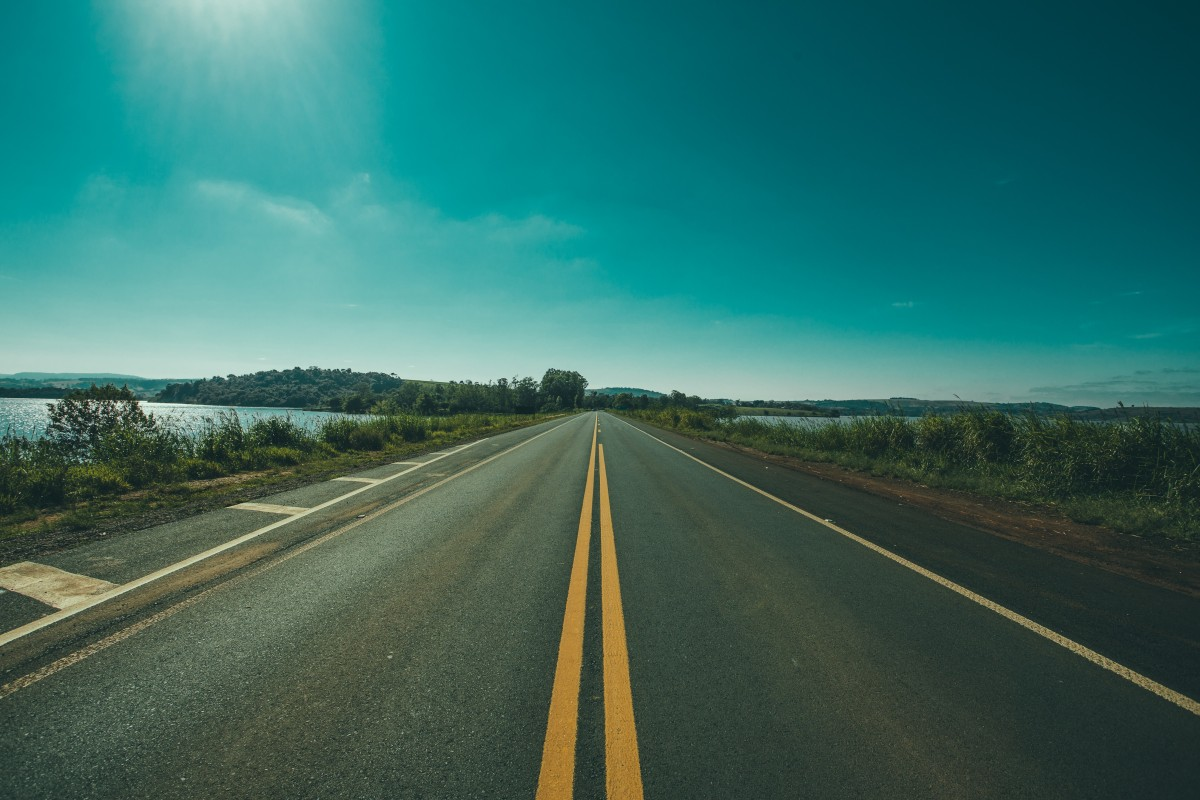
//> input picture data/Adventure_Day_Highway_Holiday_Lines_Road_Street_Tour-1614986.jpg, 1200 x 800 px; its folder holds only this picture in this run
$ ./main   (built with g++ and OpenCV 4)
//> lines starting //> are read from the running program, lines starting //| are printed output that depends on the picture; after the words box and inside, x2 and y2 are one past the last pixel; in counts of white or black regions, pixels touching at a corner belong together
#include <opencv2/opencv.hpp>
#include <chrono>
#include <iostream>
#include <vector>
#include <thread>
#include <mutex>
#include <numeric>
#include <iomanip>
#include <filesystem>
#include <string>
#include <algorithm>

using namespace cv;
using namespace std;
using namespace chrono;


//décalratation des csts
const int NUM_THREADS = 4; // demain tester avec 3 4 5 threads
const double ROI_FACTOR = 0.5; //  commence par 50% plus hauts
const int THETA_STEP = 4;
const double PI = 3.14159265;
const std::string input_dir = "./data/"; // Changed from ..data/
const std::string output_dir = "./output-data/";
const int nombreMinimalLignes = 2 ;
mutex acc_mutex;


// Structure pour les métriques
struct Metrics {
    double sobelTime;
    double houghTime;
    double totalTime;
    double gaussianTime ;
    double readImageTime;
    int numLinesDetected;
    double averageLineLength;
    double processingFPS;
    double modeSoupleTime;
    double color ;
};


// Structure pour les paramètres des threads
struct ThreadParams {
    Mat* input;
    Mat* output;
    int startRow;
    int endRow;
    int threshold;
};

struct HoughThreadParams {
    Mat* edges;
    int startRow;
    int endRow;
    vector<Vec4i>* lines;
    int threshold;
    int minLineLength;
    int maxLineGap;
    mutex* linesMutex;
};

struct ColorThreadParams {
    const Mat* input;
    Mat* output;
    int startRow;
    int endRow;
    bool isDarkImage;
    bool detectYellow;
    bool detectWhite;
};


//fonctions utilitaires pour la lecture des images dans notre dataset // penser compilation avec c++17
namespace fs = std::filesystem;

//peut servir par pour la suite pour vérifier si l'image est bien une image
bool isImageFile(const fs::path& path) {
    if (!fs::is_regular_file(path)) return false;

    std::string ext = path.extension().string();
    std::transform(ext.begin(), ext.end(), ext.begin(), ::tolower);

    // List of supported image extensions
    const std::vector<std::string> validExtensions = {
        ".jpg", ".jpeg", ".png", ".bmp", ".tif", ".tiff"
    };

    return std::find(validExtensions.begin(), validExtensions.end(), ext) != validExtensions.end();
}

//helper function qui récup tt images de dossier
std::vector<fs::path> getImagesFromDirectory(const std::string& dirPath) {
//> called with dirPath = "./data/"
    std::vector<fs::path> imageFiles;

    try {
        for (const auto& entry : fs::directory_iterator(dirPath)) {
            if (isImageFile(entry.path())) {
                imageFiles.push_back(entry.path());
            }
        }
//> in pretraitementImage, input is the input picture: 800 rows x 1200 cols, CV_8UC3; mean B, G, R 99.8, 107.6, 54.1

        if (imageFiles.empty()) {
            std::cout << "No image files found in directory: " << dirPath << std::endl;
        }
    } catch (const fs::filesystem_error& e) {
        std::cerr << "Error accessing directory: " << e.what() << std::endl;
    }

    return imageFiles;
}

// [15 lines left out: function ensureDirectoryExists, not called in this run]


//todo , optimiser cette fonctions pour éviter de faire des copies inutiles
void colorMaskThreadFunction(ColorThreadParams params) {
    Rect roi(0, params.startRow, params.input->cols, params.endRow - params.startRow);
    Mat inputROI = (*params.input)(roi);
    Mat outputROI = Mat::zeros(inputROI.size(), CV_8UC1);

    // Conversion en  HSV
    Mat hsv;
    cvtColor(inputROI, hsv, COLOR_BGR2HSV);


    if (params.detectYellow) {
        Scalar lower_yellow, upper_yellow;
        if(params.isDarkImage) {
            lower_yellow = Scalar(10, 40, 40);
            upper_yellow = Scalar(45, 255, 255);
        } else {
            lower_yellow = Scalar(10, 80, 80);
            upper_yellow = Scalar(40, 255, 255);
        }

        Mat mask_yellow;
        inRange(hsv, lower_yellow, upper_yellow, mask_yellow);


        Mat kernel = getStructuringElement(MORPH_ELLIPSE, Size(5, 5));
        morphologyEx(mask_yellow, mask_yellow, MORPH_OPEN, kernel);

        //lignes jaunes et blanche ( ou )
        bitwise_or(outputROI, mask_yellow, outputROI);
    }

    if (params.detectWhite) {
        Scalar lower_white, upper_white;
        if(params.isDarkImage) {
            lower_white = Scalar(0, 0, 140);
            upper_white = Scalar(180, 45, 255);
        } else {
            lower_white = Scalar(0, 0, 200);
            upper_white = Scalar(180, 30, 255);
        }

        Mat mask_white;
        inRange(hsv, lower_white, upper_white, mask_white);

        // Apply morphological operations
        Mat kernel = getStructuringElement(MORPH_RECT, Size(3, 3));
        morphologyEx(mask_white, mask_white, MORPH_OPEN, kernel);

        // Add to final mask
        bitwise_or(outputROI, mask_white, outputROI);
    }

    // Final morphological closing
    Mat kernel = getStructuringElement(MORPH_RECT, Size(5, 5));
    morphologyEx(outputROI, outputROI, MORPH_CLOSE, kernel);

    outputROI.copyTo((*params.output)(roi));
}


//TODO à déplacer par la suite
void houghThreadFunction(HoughThreadParams params) {
    // Créer une ROI pour la section d'image traitée par ce thread
    Rect roi(0, params.startRow, params.edges->cols, params.endRow - params.startRow);
    Mat edgesROI = (*params.edges)(roi);

    // Exécuter HoughLinesP sur cette région
    vector<Vec4i> localLines;
    HoughLinesP(edgesROI, localLines, 1, CV_PI*THETA_STEP/180, params.threshold, //TODO revenir sur cette logique de theta steps ?
                params.minLineLength, params.maxLineGap);

    // Ajuster les coordonnées des lignes pour correspondre à l'image globale
    for(auto& line : localLines) {
        line[1] += params.startRow;
        line[3] += params.startRow;
    }

    // Ajouter les lignes trouvées au vecteur global avec protection mutex
    {
        lock_guard<mutex> lock(*params.linesMutex);
        for(const auto& line : localLines) {
            params.lines->push_back(line);
        }
    }
}


// Classe principale pour le traitement d'image
class DetecteurLignes {
private:
    Metrics metrics;
    vector<thread> threads;

public:
    DetecteurLignes() {
        resetMetrics();
    }

    void resetMetrics() {
        metrics.readImageTime = 0 ;
        metrics.sobelTime = 0;
        metrics.houghTime = 0;
        metrics.totalTime = 0;
        metrics.gaussianTime = 0;
        metrics.numLinesDetected = 0;
        metrics.averageLineLength = 0;
        metrics.processingFPS = 0;
        metrics.modeSoupleTime = 0;
        metrics.color = 0;
    }


    // Ajouter cette fonction à votre classe DetecteurLignes
    cv::Mat augmenterConstraste(const Mat& input) {
        Mat enhanced;

        // 1. Déterminer si l'image est sombre
        Scalar meanIntensity = mean(input);
//> meanIntensity = Scalar(99.75, 107.6, 54.1)
        bool isDarkImage = (meanIntensity[0] + meanIntensity[1] + meanIntensity[2])/3 < 100;
//> isDarkImage = true

        if(isDarkImage) {
            // 2. Convertir en espace LAB pour travailler sur la luminosité
            Mat labImg;
            cvtColor(input, labImg, COLOR_BGR2Lab);
//> labImg: 800 rows x 1200 cols, CV_8UC3; mean of channels 0, 1, 2 106.6, 112.1, 128.1

            // 3. Séparer les canaux
            vector<Mat> labChannels(3);
            split(labImg, labChannels);

            Ptr<CLAHE> clahe = createCLAHE();
            clahe->setClipLimit(3.0);  // Limite de contraste
            clahe->setTilesGridSize(Size(8, 8)); // Taille de la grille
            clahe->apply(labChannels[0], labChannels[0]);
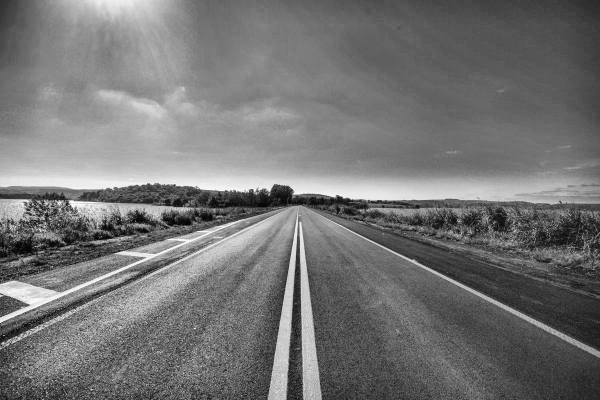
//> labChannels[0]: 800 rows x 1200 cols, CV_8UC1 (shown at 1/2 size); min 0, max 253, mean 116.2

            // 5. Fusionner les canaux
            merge(labChannels, labImg);
//> labImg: 800 rows x 1200 cols, CV_8UC3; mean of channels 0, 1, 2 116.2, 112.1, 128.1

            // 6. Convertir de nouveau en BGR
            cvtColor(labImg, enhanced, COLOR_Lab2BGR);
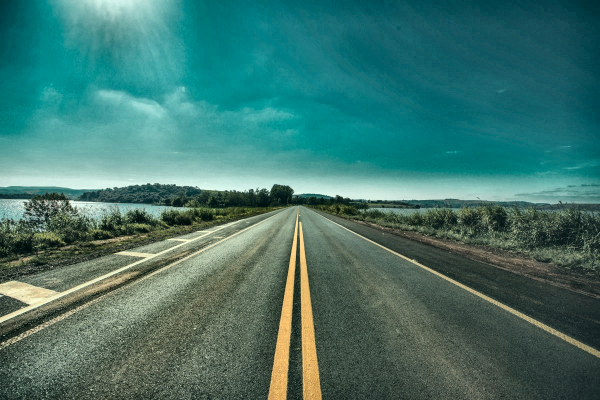
//> enhanced: 800 rows x 1200 cols, CV_8UC3 (shown at 1/2 size); mean B, G, R 108.8, 117, 65.7
        } else {
            enhanced = input.clone();
        }

        return enhanced;
    }

    Mat cannyMultiThread(cv::Mat& input, int seuil = 50) {
        // Création de la matrice de sortie
        Mat output = Mat::zeros(input.size(), CV_8UC1);

        //nbr ligne par thread
        int rowsPerThread = input.rows / NUM_THREADS;

        //suffisamment de lignes pour chaque thread
        rowsPerThread = max(rowsPerThread, 10);

        // Définir les seuils pour Canny
        double threshold1 = seuil;
        double threshold2 = seuil * 2.5;
        int apertureSize = 3; // Taille standard pour Canny

        vector<thread> threads;
        for(int i = 0; i < NUM_THREADS; i++) {
            int startRow = i * rowsPerThread;
            int endRow = (i == NUM_THREADS-1) ? input.rows : (i+1) * rowsPerThread;

            // Garantir un chevauchement pour éviter les artefacts aux frontières
            int padding = 3; // Pour correspondre à apertureSize
            startRow = max(0, startRow - (i > 0 ? padding : 0));
            endRow = min(input.rows, endRow + (i < NUM_THREADS-1 ? padding : 0));

            //thread avec lambda , equivalent apply en python ou en js on aura par exemple les arrow functions ?? vérifier si c optimisé ?

            threads.emplace_back([&input, &output, startRow, endRow, threshold1, threshold2, apertureSize]() {
                // Créer des ROI pour l'entrée et la sortie
                Rect roi(0, startRow, input.cols, endRow - startRow);
                Mat inputROI = input(roi);
                Mat tempOutput;

                // Appliquer Canny sur cette région
                Canny(inputROI, tempOutput, threshold1, threshold2, apertureSize);

                // Copier le résultat dans la matrice de sortie
                tempOutput.copyTo(output(roi));
            });
        }

        // Attendre la fin de tous les threads
        for(auto& t : threads) {
            t.join();
        }

        return output;
    }

    // [48 lines left out: function sobelMultiThread, not called in this run]


    int houghMultiThreadAdaptative(Mat& edges, Mat& result, int roi_y, int roi_mode, bool& is_straight, bool is_souple=false) {

        //à ajuster TODO , mais j'ai l'impression que dépend bcp de qualité ilmage ,
        int threshold = is_souple ? 15 : 30;
        int minLineLength = is_souple ? 20 : 30;
        int maxLineGap = is_souple ? 20 : 15; // à voir comment on traite les lignes discontinues comme ça , vu qu'on tolére distnace amax entre 2 pts de 20 pixels


        //logique de parallèlisation pour détection des ligens , à noter qu'on utilsie un mutex pour éviter les conflits d'accès
        vector<Vec4i> allLines;
        mutex linesMutex;

        int rowsPerThread = edges.rows / NUM_THREADS;
        int overlap = minLineLength; // Chevauchement équivalent à la longueur minimale de ligne

        // Lancer les threads à ce niveau
        vector<thread> threads;
        for(int i = 0; i < NUM_THREADS; i++) {
            int startRow = max(0, i * rowsPerThread - overlap);
            int endRow = min(edges.rows, (i + 1) * rowsPerThread + overlap);

            // Éviter des régions trop petites pour le dernier thread
            if(i == NUM_THREADS - 1) {
                endRow = edges.rows;
            }

            // Créer les paramètres du thread
            HoughThreadParams params;
            params.edges = &edges;
            params.startRow = startRow;
            params.endRow = endRow;
            params.lines = &allLines;
            params.threshold = threshold;
            params.minLineLength = minLineLength;
            params.maxLineGap = maxLineGap;
            params.linesMutex = &linesMutex;

            // Lancer le thread
            threads.emplace_back(houghThreadFunction, params); //emplacement de la fonction threaded
        }

        // Attendre la fin de tous les threads
        for(auto& t : threads) {
            t.join();
        }

        // Post-traitement : filtrer les lignes en double
        vector<Vec4i> filteredLines;
        if(!allLines.empty()) {
            // Première étape : tri des lignes par position et angle
            sort(allLines.begin(), allLines.end(), [](const Vec4i& a, const Vec4i& b) {
                // Calculer les points milieux
                Point2f midA((a[0] + a[2]) / 2.0f, (a[1] + a[3]) / 2.0f);
                Point2f midB((b[0] + b[2]) / 2.0f, (b[1] + b[3]) / 2.0f);

                // Comparer d'abord par position y
                if(abs(midA.y - midB.y) > 10)
                    return midA.y < midB.y;

                // Puis par position x
                if(abs(midA.x - midB.x) > 10)
                    return midA.x < midB.x;

                // Enfin par angle
                float angleA = atan2(a[3] - a[1], a[2] - a[0]);
                float angleB = atan2(b[3] - b[1], b[2] - b[0]);
                return angleA < angleB;
            });

            // Deuxième étape : éliminer les doublons
            filteredLines.push_back(allLines[0]);
            for(size_t i = 1; i < allLines.size(); i++) {
                const Vec4i& prev = filteredLines.back();
                const Vec4i& curr = allLines[i];

                // Calculer les points milieux
                Point2f midPrev((prev[0] + prev[2]) / 2.0f, (prev[1] + prev[3]) / 2.0f);
                Point2f midCurr((curr[0] + curr[2]) / 2.0f, (curr[1] + curr[3]) / 2.0f);

                // Calculer les angles
                float anglePrev = atan2(prev[3] - prev[1], prev[2] - prev[0]) * 180.0 / CV_PI;
                float angleCurr = atan2(curr[3] - curr[1], curr[2] - curr[0]) * 180.0 / CV_PI;

                // Distance entre points milieux
                float distance = norm(midPrev - midCurr);

                // Différence d'angle
                float angleDiff = abs(anglePrev - angleCurr);
                while(angleDiff > 180) angleDiff = 360 - angleDiff;

                // Si les lignes sont proches et ont un angle similaire, les considérer comme doublons
                if(distance > 20 || angleDiff > 15) {
                    filteredLines.push_back(curr);
                }
            }
        }

        // Application des critères de sélection et dessin des lignes
        int numLines = 0;
        double totalLength = 0;
        int img_center = result.cols / 2;
        int nb_verticales = 0;
        int nb_centrales = 0;

        for(const auto& l : filteredLines) {
            double angle = atan2(l[3] - l[1], l[2] - l[0]) * 180.0 / CV_PI;
            double length = sqrt(pow(l[2] - l[0], 2) + pow(l[3] - l[1], 2));
            int x1 = l[0], x2 = l[2];
            int x_center = (x1 + x2) / 2;
            bool is_center = abs(x_center - img_center) < img_center * (roi_mode ? 0.6 : 0.45);
            bool is_vertical = (abs(angle) < 25 || abs(angle) > 155);

            // On garde plus large si mode is_souple
            if ((is_vertical || is_souple) && length > (is_souple ? 15 : 50) && is_center) {
                Point pt1(l[0], l[1] + roi_y);
                Point pt2(l[2], l[3] + roi_y);
                line(result, pt1, pt2, Scalar(0, 255, 0), 3, LINE_AA);
                numLines++;
                totalLength += length;
                if(is_vertical) nb_verticales++;
                if(is_center) nb_centrales++;
            }
        }

        // Détection automatique de route droite : majorité de lignes verticales et centrales
        is_straight = (numLines > 1 && nb_verticales > 0.7 * numLines && nb_centrales > 0.7 * numLines);

        // Mise à jour des métriques
        metrics.numLinesDetected = numLines;
        metrics.averageLineLength = numLines > 0 ? totalLength / numLines : 0;

        return numLines;
    }

    // Fonction de réduction de bruit avancée , remplacée par gaussienne au final pour rapport qualité/temps
    // [20 lines left out: function reduireBruitAvance, not called in this run]

    // Fonction pour extraire la ROI (Region of Interest)
    std::tuple<Mat, Mat, int, int> extractROI(const Mat& grayImage, const Mat& colorMask, bool extendedROI = false) {
        // Calcul de la position de la ROI en fonction du mode
        int roi_mode = extendedROI ? 1 : 0;

        //ici roi devient 2/3 bas de l'image .
        int roi_y = extendedROI ? grayImage.rows / 3 : grayImage.rows * ROI_FACTOR;
        int roi_height = grayImage.rows - roi_y;

        // Création du rectangle ROI
        Rect roi_rect(0, roi_y, grayImage.cols, roi_height);


        Mat roi_gray = grayImage(roi_rect).clone();
        Mat roi_mask = colorMask(roi_rect).clone();

        return std::make_tuple(roi_gray, roi_mask, roi_y, roi_mode);
    }
    // Fonction pour créer des masques de couleur pour détecter les lignes jaunes et blanches
    Mat createRoadLineMasksMultiThread(const Mat& input, bool detectYellow = true, bool detectWhite = true) {
//> called with detectYellow = true, detectWhite = true
        // Create output mask
        Mat final_mask = Mat::zeros(input.size(), CV_8UC1);

        // Determine if the image is dark
        Scalar meanIntensity = mean(input);
//> meanIntensity = Scalar(108.8, 117, 65.75)
        bool isDarkImage = (meanIntensity[0] + meanIntensity[1] + meanIntensity[2])/3 < 100;
//> isDarkImage = true

        // Calculate rows per thread
        int rowsPerThread = input.rows / NUM_THREADS;
        rowsPerThread = max(rowsPerThread, 10); // Minimum rows per thread

        // Overlap for morphological operations
        int overlap = 5; // Based on kernel size

        vector<thread> threads;
        for(int i = 0; i < NUM_THREADS; i++) {
            int startRow = i * rowsPerThread;
            int endRow = (i == NUM_THREADS-1) ? input.rows : (i+1) * rowsPerThread;

            // Add overlap between regions
            startRow = max(0, startRow - (i > 0 ? overlap : 0));
            endRow = min(input.rows, endRow + (i < NUM_THREADS-1 ? overlap : 0));

            // Create thread parameters
            ColorThreadParams params;
            params.input = &input;
            params.output = &final_mask;
            params.startRow = startRow;
            params.endRow = endRow;
            params.isDarkImage = isDarkImage;
            params.detectYellow = detectYellow;
            params.detectWhite = detectWhite;

            // Launch thread
            threads.emplace_back(colorMaskThreadFunction, params);
        }

        // Wait for all threads to finish
        for(auto& t : threads) {
            t.join();
        }
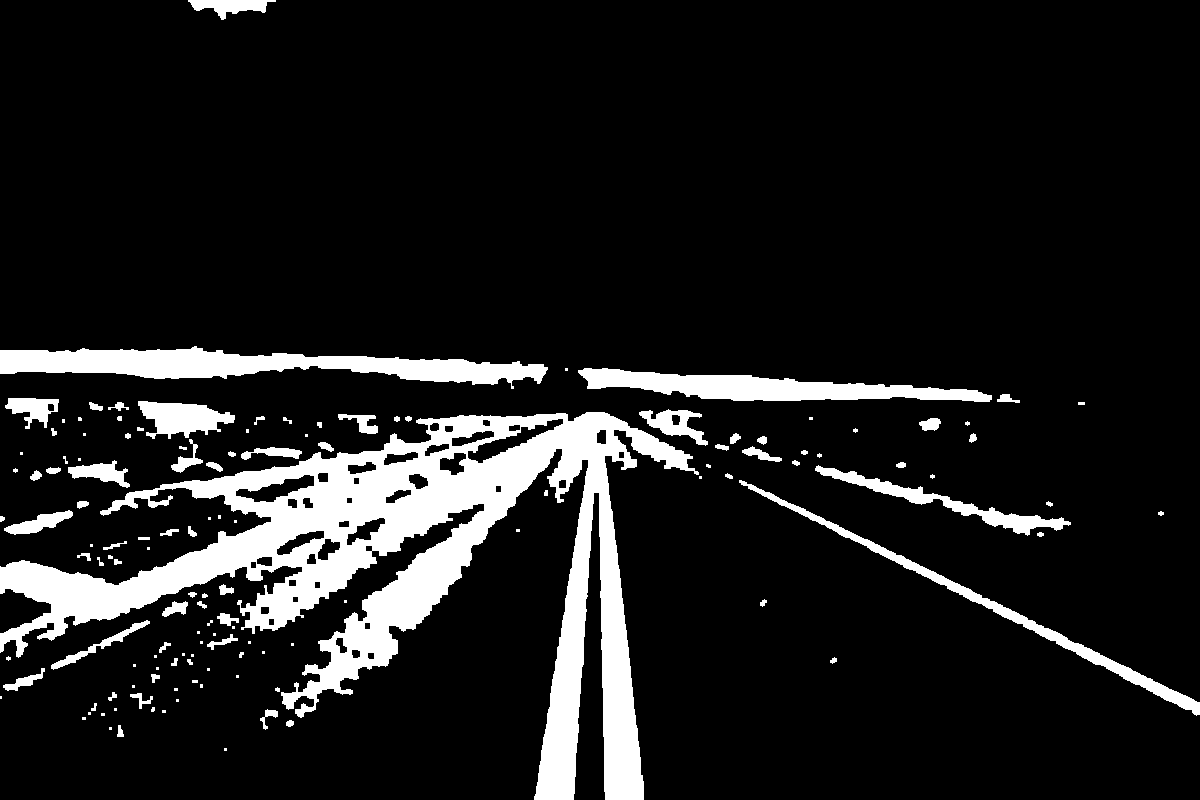
//> final_mask: 800 rows x 1200 cols, CV_8UC1; 11.6% white; 134 white regions (55 under 20 px), largest, box (x1, y1, x2, y2) and area: (0, 412, 699, 800) 72277, (0, 346, 548, 389) 11198, (578, 368, 992, 402) 7088

        // Final cleanup to ensure consistent results across thread boundaries
        Mat kernel = getStructuringElement(MORPH_RECT, Size(5, 5));
        morphologyEx(final_mask, final_mask, MORPH_CLOSE, kernel);

        return final_mask;
    }

    // [68 lines left out: function gaussianBlurMultiThread, not called in this run]

    Mat pretraitementImage(const string& imagePath) {
        auto startTotal = high_resolution_clock::now();

        // Lecture de l'image
        auto startImage = high_resolution_clock::now();
        Mat input = imread(imagePath);
        if(input.empty()) {
            throw runtime_error("Impossible de charger l'image: " + imagePath);
        }
        input = augmenterConstraste(input);
        auto endImage = high_resolution_clock::now();
        metrics.readImageTime = duration_cast<milliseconds>(endImage - startImage).count();


        // Création du masque couleur AVANT le flou gaussien
        auto startColor = high_resolution_clock::now();
        Mat colorMask = createRoadLineMasksMultiThread(input);
//> colorMask: 800 rows x 1200 cols, CV_8UC1; 11.6% white; 134 white regions (55 under 20 px), largest, box (x1, y1, x2, y2) and area: (0, 412, 699, 800) 72279, (0, 346, 548, 389) 11198, (578, 368, 992, 402) 7088
        auto endColor = high_resolution_clock::now();
        metrics.color = duration_cast<milliseconds>(endColor - startColor).count();

        // Conversion en niveaux de gris
        Mat gray;
        cvtColor(input, gray, COLOR_BGR2GRAY);
//> (the rest of the program and of its run is left out)
